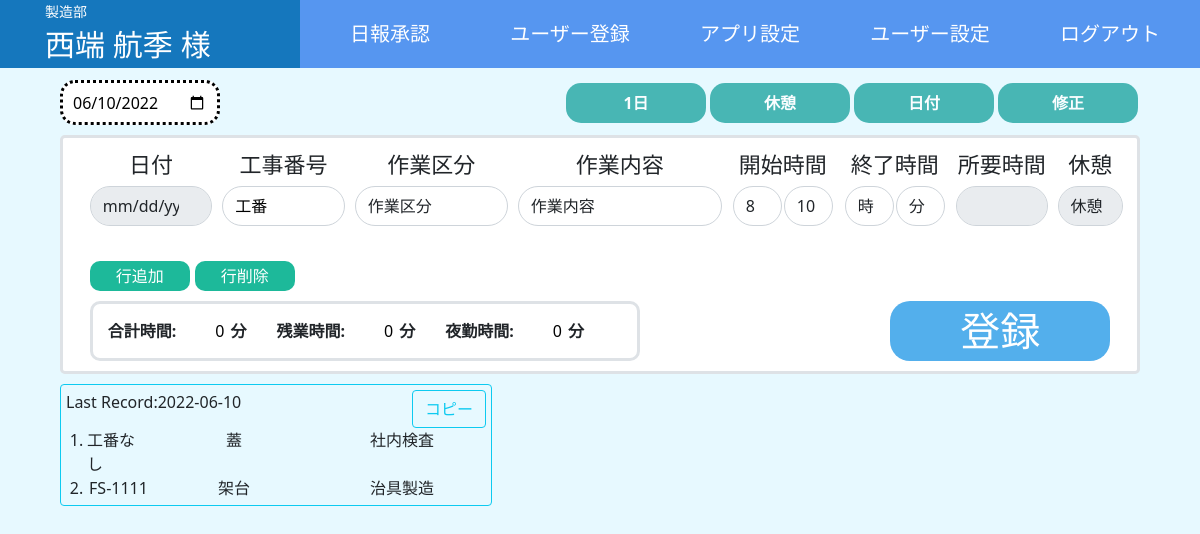
/report/ (signed in), run on the app's committed database.
### account/models.py (models this page shows)
class CustomUser(AbstractUser):
    fast_name = models.CharField(max_length=30, blank=True, null=True)
    last_name = models.CharField(max_length=30, blank=True, null=True)
    area = models.ForeignKey(User_Area,on_delete=models.SET_NULL, null=True)
    dept = models.ForeignKey(User_Dept,on_delete=models.SET_NULL, null=True)
    class meta:
        verbose_name_plural ='account.CustomUser'

### app_setting/models.py (models this page shows)
class User_Dept(models.Model):
    number = models.IntegerField("番号",blank=False, null=False)
    dept = models.CharField("部署",max_length=30, blank=False, null=False)
    def __str__(self):
        return str(self.dept)

### report/models.py (models this page shows)
class reports(models.Model):
    Report_User_name =     models.CharField("名前", max_length=30, blank=False, null=False)
    Report_User_dept =     models.CharField("部署", max_length=30, blank=False, null=False)
    Report_User_area =     models.CharField("エリア", max_length=30, blank=False, null=False)
    Report_Row_date =      models.CharField("日付", max_length=30, blank=True, null=True)
    Report_Matter_code =   models.CharField("工番", max_length=30, blank=True, null=True)
    Report_Work_class =    models.CharField("作業区分", max_length=30, blank=True, null=True)
    Report_Work_contents = models.CharField("作業番号", max_length=30, blank=True, null=True)
    Report_Rowstart_time = models.TimeField("開始時間",max_length=30, blank=False, null=False)
    Report_Rowend_time =   models.TimeField("終了時間",max_length=30, blank=False, null=False)
    Report_Total_time =    models.IntegerField("所要時間", blank=False, null=False)
    Report_Over_time =     models.IntegerField("残業時間", blank=True, null=True)
    Report_Night_time =    models.IntegerField("夜勤時間", blank=True, null=True)
    Report_Check_number =  models.IntegerField("チェック", default=0, blank=True,null=True)

### report/views.py (the view)
# urls.py: path('report/' , views.ReportViews, name="report"),
@login_required
def ReportViews(request):
    if  request.method == 'POST':
        dateList = []
        Matter_numberList = []
        work_classList = []
        work_contentsList = []
        start_timeList = []
        end_timeList = []
        total_timeList = []
        form = report_form(request.POST)
        if form.is_valid():
            for i in request.POST.items():
                if re.match(r'Reportdate_*'    ,i[0]):dateList.append(i[1])
                if re.match(r'constr_number_*' ,i[0]):Matter_numberList.append(i[1])
                if re.match(r'work_class_*'    ,i[0]):work_classList.append(i[1])
                if re.match(r'work_contents_*' ,i[0]):work_contentsList.append(i[1])
                if re.match(r'start_time_*'    ,i[0]):start_timeList.append(i[1])
                if re.match(r'end_time_*'      ,i[0]):end_timeList.append(i[1])
                if re.match(r'total_time_*'    ,i[0]):total_timeList.append(i[1])
                if re.match(r'date_status'     ,i[0]):date_status = int(i[1])
                if "rows" == i[0]:rows_count = int(i[1])
            user_name = request.user.last_name + request.user.fast_name
            for l in range(rows_count):
                if date_status == 0:
                    Date = dateList[0]
                else:
                    Date = dateList[l]
                Reports = reports(
                    Report_User_name = user_name,
                    Report_User_dept = request.user.dept,
                    Report_User_area = request.user.area,
                    Report_Row_date = Date,
                    Report_Matter_code = Matter_numberList[l],
                    Report_Work_class = work_classList[l],
                    Report_Work_contents = work_contentsList[l],
                    Report_Rowstart_time = start_timeList[l],
                    Report_Rowend_time = end_timeList[l],
                    Report_Total_time = int(total_timeList[l]),
                    Report_Over_time = int(0),
                    Report_Night_time = int(0),
                    Report_Check_number = 1,
                    )
                Reports.save()
            return redirect("report")
        else:
            params = {
                'form':form,
                "erorr":form.errors
                }
        return render(request, 'report/index.html',params)
    elif request.method == 'GET':
        myuser = (str(request.user.last_name) +  str(request.user.fast_name))
        user_record = reports.objects.filter(Report_User_name = myuser).order_by('-Report_Row_date').first()
        try:
            user_record_date = user_record.Report_Row_date
        except UnboundLocalError and AttributeError:
            user_record_date = None
        wark_class = UserWorkclass.objects.filter(user__username = request.user.username)
        wark_content = DefaulWorkContent.objects.filter(dept__dept = request.user.dept)
        record = reports.objects.filter(
            Report_User_name = myuser,
            Report_Row_date = user_record_date
            ).order_by('-Report_Row_date')
        form = report_form()
        try:
            params = {
                'form':form,
                "record":record,
                "record_date":record[0],
                "matter":matter_code(),
                "workclass":wark_class,
                "wark_content":wark_content
                }
        except IndexError:
            params = {
                'form':form,
                "record":record,
                "matter":matter_code(),
                "workclass":wark_class,
                "wark_content":wark_content
                }
    return render(request,'report/index.html',params)

### report/templates/report/index.html (shortened to what this page needs)
{% extends "base.html" %}
{% load static %}
{% load widget_tweaks %}
{% block css %}{% static 'css/report_style.css' %}{% endblock %}
{% block css2 %}{% static 'css/header.css' %}{% endblock %}
{% block content %}
<body onload="loadFunc();TodayDate();userArea_timeChange()">
    {% include 'include.html' %}
    <div class="wrapper">
      <div class="top-item">
        <input type="date"class="top-item-date"name="Reportdate_0"id="today"form='report-form'/>
        <div class="top-item-box">
          <input type="button"value="1日"class="top-item-button top-item-button0" onclick="oneClickbutton()"/>
          <input type="button"value="休憩"id="change_breakMode"class="top-item-button top-item-button2"/>
          <input type="button"value="日付"id="change_dateMode"class="top-item-button top-item-button3"/>
          <input type="button"value="修正"id=""class="top-item-button top-item-button3"/>
        </div>
      </div>
      <form method="post"id="report-form"class="form-report border border-3 rounded-3 bg-white">
          <div class="form_contents">
            <div class="wapper">
              <div id="rows_wrapper">
                <div id="rows_0" class="rows_contens">
                  <div id="row_date_0" class="get_class row_item1">
                    <label>日付</label>
                    <input id="id_Reportdate_0" name="Reportdate_0" type="date" class="form_item rounded-pill form-control select_get_class date_select"disabled/>
                  </div>
                  <div id="row_matter_0" class="get_class row_item2">
                    <label>工事番号</label>
                    <select name="constr_number_0" id="id_constr_number_0"  class="form_item rounded-pill form-control select_get_class"style="color: black;"onclick="selectChangeColor(this);" >
                      <option value="">工番</option>
                    </select>
                  </div>
                  <div id="row_work_class_0" class="get_class row_item3">
                    <label>作業区分</label>
                    <select name="work_class_0"id="id_work_class_0" onclick="selectChangeColor(this);" class="form_item rounded-pill form-control select_get_class" required>
                      <option value="">作業区分</option>
                    </select>
                  </div>
                  <div id="row_work_contents_0" class="get_class row_item4">
                    <label>作業内容</label>
                    <select name="work_contents_0"id="id_work_contents_0" onclick="selectChangeColor(this);" class="form_item rounded-pill form-control select_get_class" required>
                      <option value="">作業内容</option>
                    </select>
                  </div>
                  <div id="row_start_time_0" class="form_time row_item5">
                    <label>開始時間</label>
                    <div id="start_time_itemchild_0" class="timerow">
                      <div id="start_time_itemGrandchild_h_0" class="col-md-6 time_contents">
                          {{ form.rowstart_time_h_0|add_class:'form_item rounded-pill form-control select_get_class' }}
                      </div>
                      <div id="start_time_itemGrandchild_m_0" class="col-md-6 time_contents">
                          {{ form.rowstart_time_m_0|add_class:'form_item rounded-pill form-control select_get_class' }}
                      </div>
                    </div>
                  </div>
                  <div id="row_end_time_0" class="form_time row_item6">
                    <label>終了時間</label>
                    <div id="end_time_itemchild_0" class="timerow">
                      <div id="end_time_itemGrandchild_h_0" class="col-md-6 time_contents">
                          {{ form.rowend_time_h_0|add_class:'form_item rounded-pill form-control select_get_class' }}
                      </div>
                      <div id="end_time_itemGrandchild_m_0" class="col-md-6 time_contents">
                          {{ form.rowend_time_m_0|add_class:'form_item rounded-pill form-control select_get_class' }}
                      </div>
                    </div>
                  </div>
                  <div id="row_total_time_0" class="get_class row_item7">
                    <label>所要時間</label>
                    <INPUT type="text"
                        id="id_total_time_0"
                        name="total_time_0"
                        value=""
                        class="form_item rounded-pill form-control id_class select_get_class"
                        readonly/>
                  </div>
                  <div id="row_break_time_0" class="get_class row_item8">
                    <label>休憩</label>
                    <select id="id_break_time_0"name="break_time_0"onclick="func('break_time_0')"class="form_item rounded-pill form-control id_class select_get_class break_select" disabled>
                      <option value="">休憩</option>
                    </select>
                  </div>
                </div>
              </div>
              <div class="form-bottom">
                <button onclick="row_add()" type="button" class="button-add button-action-add ">
                  行追加
                </button>
                <button onclick="del()" type="button" class="button-add button-action-del">
                  行削除
                </button>
              </div>
              <div class="form-summary-content">
                <div class="form-summary">
                  <div class="all_total_contens border border-3 bg-white">
                    <div class="all-total-content">
                      合計時間:
                      <div>
                        <input type="text"id="id-all-total-time"class="total-content"value=0 readonly/>
                        分
                      </div>
                    </div>
                    <div class="all-total-content">
                      残業時間:
                      <div>
                        <input type="text" id="id-all-over-time"class="total-content all-over-time" value=0 readonly/>
                        分
                      </div>
                    </div>
                    <div class="all-total-content">
                      夜勤時間:
                      <div>
                        <input type="text" id="id-all-night-time"class="total-content all-night-time" value=0 readonly/>
                        分
                      </div>
                    </div>
                  </div>
                  <button type="submit" id="form-submit" class="button-register">登録</button>
                </div>
              </div>
            </div>
          </div>
      </form>
      <div class="hisory-record-contents border border-info rounded">
        <div class="hisory-record-contents-top">
          <p  class="hisory-item1">Last Record:{{ record_date.Report_Row_date }}</p>
          <button type="button"onclick="get_text()"id="copy-btn"class="hisory-item2 btn btn-outline-info copy-btn">コピー</button>
        </div>
        <div id="past-report" class="hisory-record-contents-main">
            {% for member in record %}
          <ul class="hisory-record-p">
            <li class="">{{ forloop.counter }}. </li>
            <li>
              {% if  member.Report_Matter_code == "" %}
              工番なし
              {% else %}
              {{ member.Report_Matter_code }}
              {% endif %}
            </li>
            <li>{{ member.Report_Work_class }}</li>
            <li>{{ member.Report_Work_contents }}</li>
          </ul>
          {% endfor %}
        </div>
      </div>
    </div>
{% endblock %}

### account/templates/include.html (shortened to what this page needs)
<header>
    <div class="user-name">
        <p class="user-dept">{{ user.dept.dept }}</p>
        <p>{{ user.last_name }} {{ user.fast_name }} 様</p>
    </div>
    <nav class="nav-bar">
        <ul class="menu-nav-bar">
            {% if user.is_staff %}
                {% if  request.path != "/report_table/" %}
                    <li><a class="nav-bar-tag" href="{% url "report_table" %}">日報承認</a></li>
                {% endif %}
                {% if request.path != "/account/" %}
                    <li><a class="nav-bar-tag" href="{% url "account" %}">ユーザー登録</a></li>
                {% endif %}
                {% if request.path != "/app_settings/" %}
                    <li><a class="nav-bar-tag" href="{% url "app_settings" %}">アプリ設定</a></li>
                {% endif %}
            {% endif %}
            {% if request.path != "/user_setting/" %}
                <li><a class="nav-bar-tag" href="{% url "user_setting" %}">ユーザー設定</a></li>
            {% endif %}
            <li><a class="nav-bar-tag" href="{% url 'logout' %}">ログアウト</a></li>
        </ul>
    </nav>
</header>

### data on the page
CustomUser: dept.dept "製造部", last_name "西端", fast_name "航季"
reports: Report_Row_date "2022-06-10", Report_Matter_code "工番なし", Report_Work_class "蓋", Report_Work_contents "社内検査"
reports: Report_Matter_code "FS-1111", Report_Work_class "架台", Report_Work_contents "治具製造"
